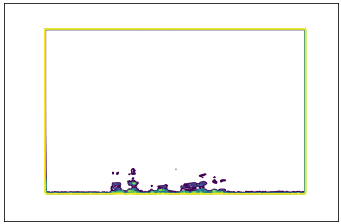
#> input picture sounds/recorded/small/ah_drakht_boht_sohna_lag_reha/1.png, 341 x 224 px, found by its file name
$ jupyter execute --allow-errors Untitled.ipynb
#> lines starting #> are read from the running program, lines starting #| are printed output that depends on the picture
[cell 1]
import tensorflow as tf
import matplotlib.pyplot as plt
from PIL import Image
from pylab import *
from skimage import measure
from scipy import ndimage

[cell 2]
tf.VERSION

[cell 3]
import pip
def install(package):
    pip.main(['install', '-upgrade', package])

#> (a cell that did not finish here is left out)

[cell 5]
import sys
print(sys.version)

[cell 6]
file = 'sounds/recorded/large/ah_drakht_boht_sohna_lag_reha/1.png'
# read image to array
im = Image.open(file)
#> im is the input picture: PIL image 341x224 RGBA; mean R, G, B, A 247.9, 248.1, 244.9, 255
shape = array(im).shape
#> shape = (224, 341, 4)
height = shape[0]
#> height = 224
width = shape[1]
#> width = 341

crop_rectangle = (4, 100, width-3, height-3)
#> crop_rectangle = (4, 100, 338, 221)
im = im.crop(crop_rectangle)
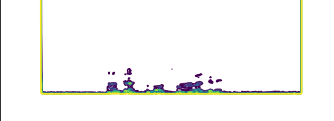
#> im: PIL image 334x121 RGBA; mean R, G, B, A 248, 248.2, 245.5, 255

#> (the rest of this cell did not finish here and is left out)

[cell 7]
# Construct some test data
x, y = np.ogrid[-np.pi:np.pi:100j, -np.pi:np.pi:100j]
r = np.sin(np.exp((np.sin(x)**2 + np.cos(y)**3)))

# Find contours at a constant value of 0.8
contours = measure.find_contours(r, 0.8)

# Display the image and plot all contours found
fig, ax = plt.subplots()
ax.imshow(r, interpolation='nearest', cmap=plt.cm.gray)

for n, contour in enumerate(contours):
    ax.plot(contour[:, 1], contour[:, 0], linewidth=2)

ax.axis('image')
ax.set_xticks([])
ax.set_yticks([])
plt.show()
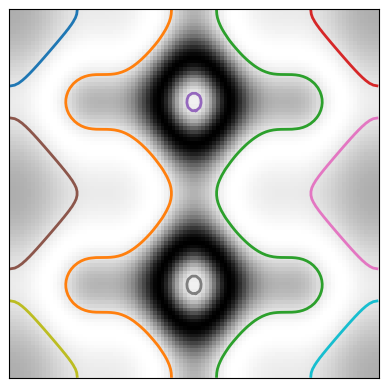
#> figure drawn by matplotlib, 1 panel
#| (224, 341, 3)

[cell 8]
def rgb2gray(rgb):
    return np.dot(rgb[...,:3], [0.299, 0.587, 0.114])
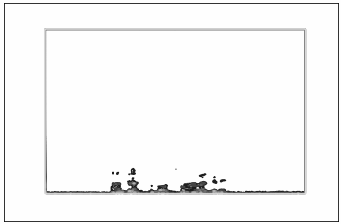
#> returned value: shape (224, 341) float64; min 19, max 255, mean 247.7

image_file = 'sounds/recorded/large/balli_ik_kam_kar/1.png'
image_data = ndimage.imread(image_file).astype(float)[:,:,:3]
print(image_data.shape)
# print(image_data[:1,:1,:])
image_data = rgb2gray(image_data)
print(image_data.shape)
#| (224, 341)

[cell 9]
import os
root_folder = 'sounds/recorded/large/'
total_count = 0
#> (the rest of this cell did not finish here and is left out)

# For testing purposes

[cell 10]
from tensorflow.python.client import device_lib
print(device_lib.list_local_devices())
#> (this line was passed over: tensorflow is not available in this run)
